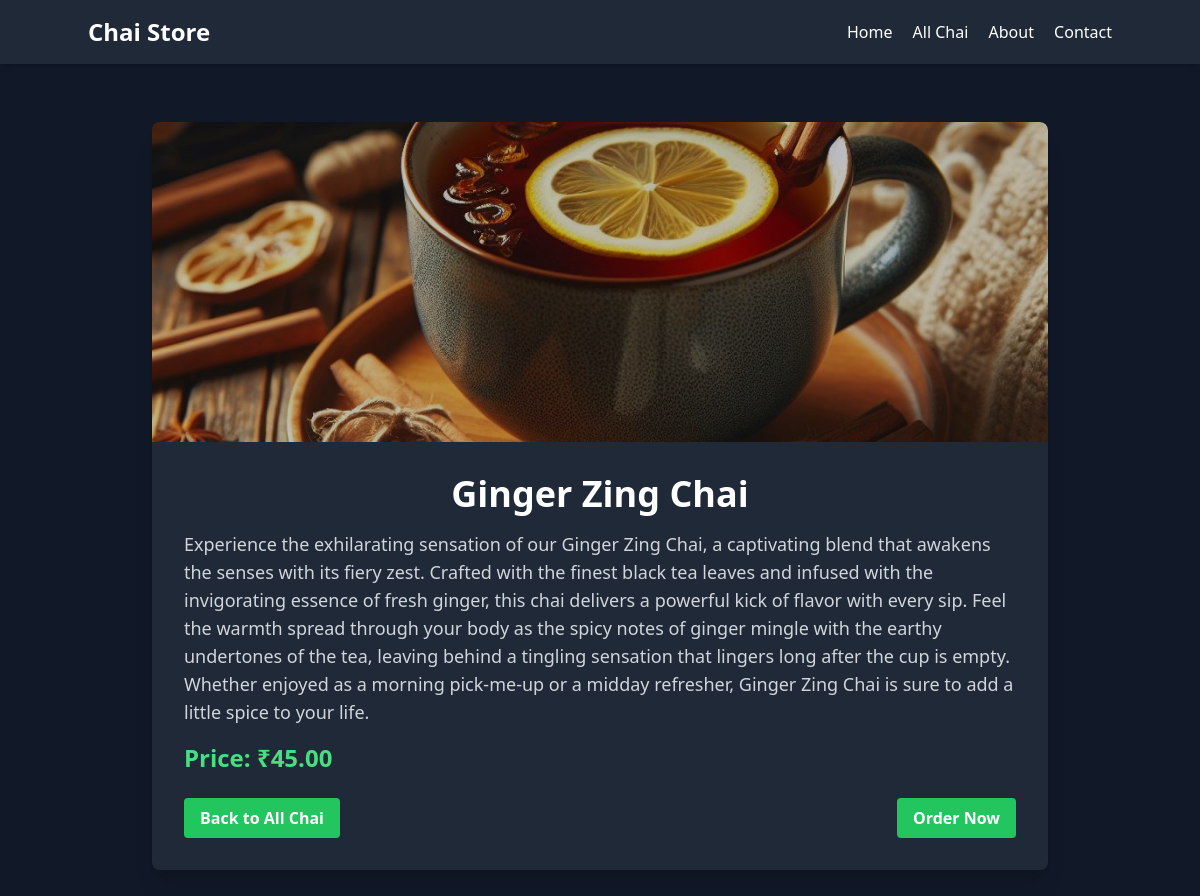
The page /chai/4/ on the database its author committed.
### chai/models.py (models this page shows, shortened)
class ChaiVariety(models.Model):
  CHAI_TYPE_CHOICES = [
    ('ML', 'MASALA'),
    ('GR', 'GINGER'),
    ('KL', 'KIWI'),
    ('PL', 'PLAIN'),
    ('EL', 'ELAICHI'),
  ]
  name = models.CharField(max_length=100)
  image = models.ImageField(upload_to='chais/')
  date_added = models.DateTimeField(default=timezone.now)
  type = models.CharField(max_length=2, choices=CHAI_TYPE_CHOICES, default='ML')
  description = models.TextField(default='')
  price = models.DecimalField(max_digits=10, decimal_places=2, default=0 )

### chai/views.py (the view)
# urls.py: path('<int:chai_id>/', views.chai_detail, name='chai_detail'),
def chai_detail(request, chai_id):
  chai = get_object_or_404(ChaiVariety, pk=chai_id)
  return render(request, 'chai/chai_detail.html', {'chai': chai})

### chai/templates/chai/chai_detail.html (shortened to what this page needs)
{% extends "layout.html" %}
{% block content %}
<div class="min-h-screen flex items-center justify-center bg-gray-900 text-white">
    <div class="max-w-4xl w-full mx-auto bg-gray-800 rounded-lg shadow-xl overflow-hidden">
        <div class="relative">
            <img class="w-full h-80 object-cover rounded-t-lg" src="{{ chai.image.url }}" alt="{{ chai.name }}">
            <div class="absolute inset-0 bg-black opacity-25"></div>
        </div>
        <div class="p-8">
            <h1 class="text-4xl font-semibold mb-4">{{ chai.name }}</h1>
            <p class="text-lg text-gray-300 mb-4">{{ chai.description }}</p>
            <p class="text-lg text-gray-100 mb-6">
                <span class="text-2xl font-bold text-green-400">Price: ₹{{ chai.price }}</span>
            </p>
            <div class="flex justify-between items-center">
                <a href="{% url 'allchai' %}" class="bg-green-500 hover:bg-green-600 text-white font-bold py-2 px-4 rounded transition duration-300">
                    Back to All Chai
                </a>
                <a href="#" class="bg-green-500 hover:bg-green-600 text-white font-bold py-2 px-4 rounded transition duration-300">
                    Order Now
                </a>
            </div>
        </div>
    </div>
</div>
{% endblock %}

### static/style.css (style rules this page uses)
body { background-color: #333131; color: aliceblue; }
h1 { text-align: center; font-style: 2em; }

### rows shown on the page
ChaiVariety: image (picture), name "Ginger Zing Chai", description "Experience the exhilarating sensation of our Ginger Zing Chai, a captivating blend that awakens the senses with its fiery zest. Crafted with the finest black tea leaves and infused with the invigorating essence of fresh ginger, this chai delivers a powerful kick of flavor with every sip. Feel the warmth spread through your body as the spicy notes of ginger mingle with the earthy undertones of the tea, leaving behind a tingling sensation that lingers long after the cup is empty. Whether enjoyed as a morning pick-me-up or a midday refresher, Ginger Zing Chai is sure to add a little spice to your life.", price "45.00"
